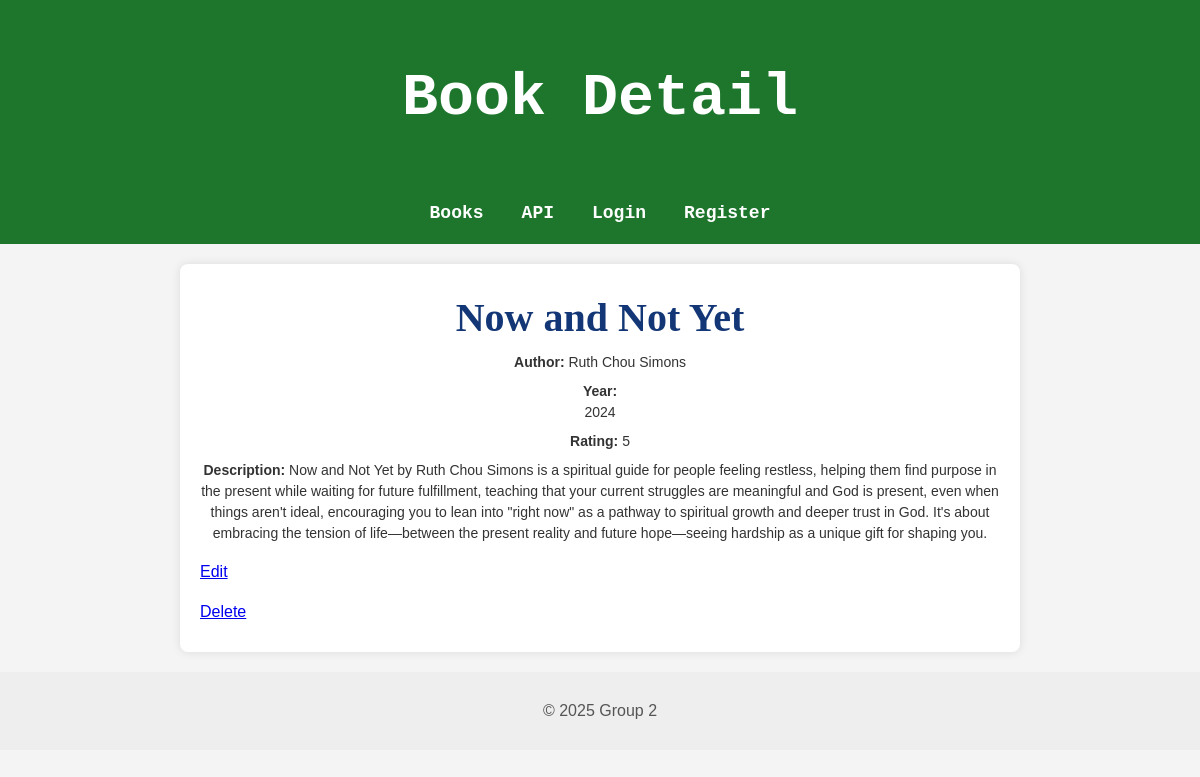
The page /book_detail/7/ on the database its author committed.
### books/models.py (models this page shows, shortened)
class Book (models.Model):
    title = models.CharField(max_length=200)
    author = models.CharField(max_length=200)
    year = models.IntegerField()
    rating = models.IntegerField()
    description = models.TextField(null=True,blank=True)
    user = models.ForeignKey(User, on_delete=models.CASCADE, null=True)

### books/views.py (the view)
# urls.py: path('book_detail/<int:book_id>/', views.book_detail, name = 'book_detail'),
def book_detail(request,book_id):
    books = Book.objects.get(id=book_id)
    return render(request,'books/book_detail.html', { 'book':books})

### books/templates/books/book_detail.html (shortened to what this page needs)
{% extends "base.html" %}
{% block header %}
Book Detail
{% endblock %}
{% block content %}
<div class="card-body">
    <h4 class="card-title">
        {{ book.title }}
    </h4>
    <p class="card-text">
        <strong>Author:</strong>
        {{ book.author }}
    </p>
    <p class="card-text">
        <strong>Year:</strong><br>
        {{ book.year }}
    </p>
    <p class="card-text">
        <strong>Rating:</strong>
        {{ book.rating }}
    </p>
     <p class="card-text">
        <strong>Description:</strong>
        {{ book.description }}
    </p>
    <p>
        <a href= "{% url 'edit_book' book.id %}" > Edit </a>
    </p>
    <p>
        <a href= "{% url 'delete_book' book.id %}" > Delete </a>
    </p>
</div>
{% endblock %}

### static/styles.css (style rules this page uses)
body { font-family: Arial, sans-serif; line-height: 1.6; margin: 0; padding: 0; background-color: #f4f4f4; color: #333; }
.card-title { margin: 2px; font-size: 40px; color: #133776; text-align: center; font-weight: bold; font-family: Cambria, Cochin, Georgia, Times, 'Times New Roman', serif; }
.card-text { margin: 2px 0; font-size: 14px; color: #333; word-wrap: break-word; text-align: center; }
.card-body p { margin-bottom: 8px; line-height: 1.5; }

### rows shown on the page
Book: title "Now and Not Yet", author "Ruth Chou Simons", year "2024", rating "5", description "Now and Not Yet by Ruth Chou Simons is a spiritual guide for people feeling restless, helping them find purpose in the present while waiting for future fulfillment, teaching that your current struggles are meaningful and God is present, even when things aren't ideal, encouraging you to lean into \"right now\" as a pathway to spiritual growth and deeper trust in God. It's about embracing the tension of life—between the present reality and future hope—seeing hardship as a unique gift for shaping you."
